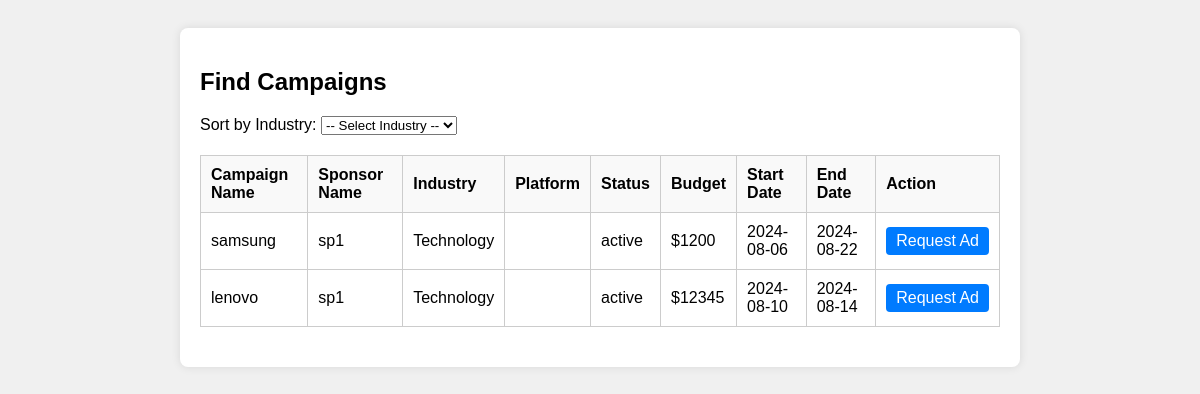
Page /inf_find on the earlier database version.
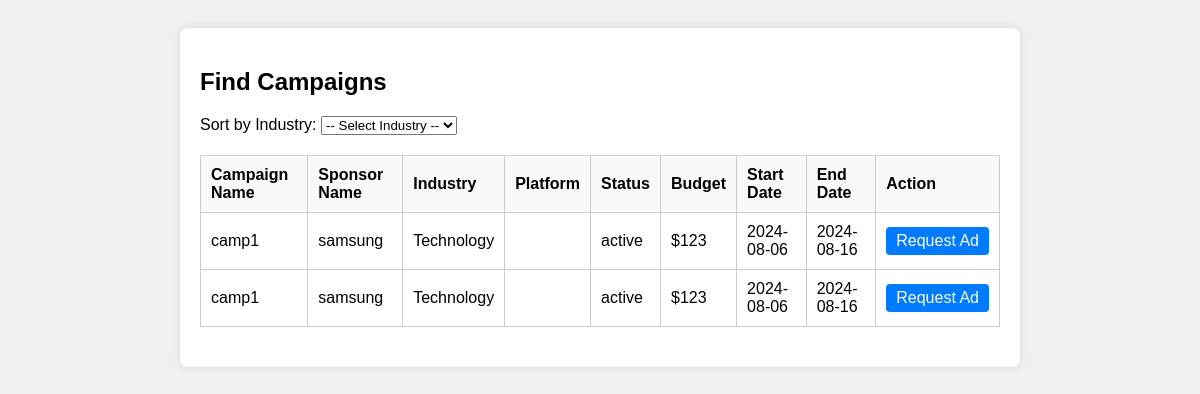
Same page on the later database version.
### applications/models.py (models this page shows)
class campaign(db.Model):
    id = db.Column(db.Integer, primary_key=True)
    name = db.Column(db.String(100), nullable=False)
    status = db.Column(db.String(50), nullable=False,default="active")
    category = db.Column(db.String(50), nullable=False)
    budget = db.Column(db.Integer, nullable=False)
    sponsor_id = db.Column(db.Integer, db.ForeignKey('sponsor.id'), nullable=False)
    start_date = db.Column(db.Date, nullable=False)
    end_date = db.Column(db.Date, nullable=True)
    ad_requests = db.relationship('adrequest', backref='campaign', lazy=True)

class sponsor(db.Model):
    id = db.Column(db.Integer, primary_key=True)
    name = db.Column(db.String(100), nullable=True)
    username = db.Column(db.String(20), unique=True, nullable=False)
    password = db.Column(db.String(100), nullable=False)
    email = db.Column(db.String(100), unique=True, nullable=False)
    industry = db.Column(db.String(100))
    campaigns = db.relationship('campaign', backref='sponsor', lazy=True)

### applications/routes.py (the view)
@app.route('/inf_find', methods=['GET'])
def inf_find():
    selected_industry = request.args.get('industry', None)
    if selected_industry:
        campaigns = campaign.query.join(sponsor).filter(sponsor.industry == selected_industry).order_by(
            db.case(
                (sponsor.industry == selected_industry, 0),  # Selected industry at the top
                (sponsor.industry != selected_industry, 1),  # Others follow
                else_=2
            )
        ).all()
    else:
        campaigns = campaign.query.all()  # Get all campaigns if no industry is selected
    return render_template('inf_find.html', campaigns=campaigns, selected_industry=selected_industry)

### templates/inf_find.html (shortened to what this page needs)
<!DOCTYPE html>
<html lang="en">
<head>
</head>
<body>
    <div class="container">
        <h2>Find Campaigns</h2>
        <form method="GET" action="{{ url_for('inf_find') }}">
            <div class="form-group">
                <label for="industry">Sort by Industry:</label>
                <select name="industry" id="industry" onchange="this.form.submit()">
                    <option value="">-- Select Industry --</option>
                </select>
            </div>
        </form>
        <table>
            <thead>
                <tr>
                    <th>Campaign Name</th>
                    <th>Sponsor Name</th>
                    <th>Industry</th>
                    <th>Platform</th>
                    <th>Status</th>
                    <th>Budget</th>
                    <th>Start Date</th>
                    <th>End Date</th>
                    <th>Action</th>
                </tr>
            </thead>
            <tbody>
                {% for campaign in campaigns %}
                    <tr>
                        <td>{{ campaign.name }}</td>
                        <td>{{ campaign.sponsor.username }}</td>
                        <td>{{ campaign.sponsor.industry }}</td>
                        <td>{{ campaign.sponsor.platform }}</td>
                        <td>{{ campaign.status }}</td>
                        <td>${{ campaign.budget }}</td>
                        <td>{{ campaign.start_date }}</td>
                        <td>{{ campaign.end_date if campaign.end_date else 'N/A' }}</td>
                        <td>
                            <a href="{{ url_for('inf_request_ad', campaign_id=campaign.id) }}" class="button">Request Ad</a>
                        </td>
                    </tr>
                {% endfor %}
            </tbody>
        </table>
    </div>
</body>
</html>

### templates/inf_find.html (style rules this page uses)
body { font-family: Arial, sans-serif; background-color: #f0f0f0; padding: 20px; }
.container { background-color: #fff; padding: 20px; border-radius: 8px; box-shadow: 0 0 10px rgba(0, 0, 0, 0.1); max-width: 800px; margin: auto; }
table { width: 100%; border-collapse: collapse; margin-bottom: 20px; }
table, th, td { border: 1px solid #ccc; }
th, td { padding: 10px; text-align: left; }
th { background-color: #f9f9f9; }
.form-group { margin-bottom: 20px; }
.button { display: inline-block; padding: 5px 10px; background-color: #007bff; color: #fff; border: none; border-radius: 4px; cursor: pointer; text-align: center; text-decoration: none; white-space: nowrap; }

Differences in the rows shown:
changed campaign (number 1 of 2 on the later page): name "samsung" → "camp1"; sponsor.username "sp1" → "samsung"; budget "1200" → "123"; end_date "2024-08-22" → "2024-08-16"
changed campaign (number 2 of 2 on the later page): name "lenovo" → "camp1"; sponsor.username "sp1" → "samsung"; budget "12345" → "123"; start_date "2024-08-10" → "2024-08-06"; end_date "2024-08-14" → "2024-08-16"
